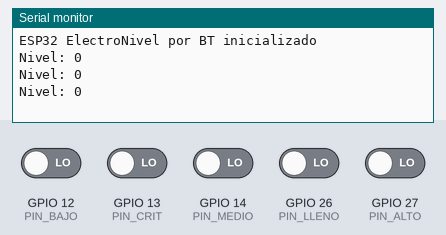
This sketch was run on a simulated ESP32. On the bench: the last lines printed to the serial monitor. The test bench sets the inputs (shaded band); at power-on: GPIO 12 (PIN_BAJO), GPIO 13 (PIN_CRIT), GPIO 14 (PIN_MEDIO), GPIO 26 (PIN_LLENO), GPIO 27 (PIN_ALTO) LOW. Nothing arrives over Bluetooth unless stated.

Above: at 2.8 s.
2.9 s: GPIO 12 (PIN_BAJO) driven HIGH
At 3.3 s:
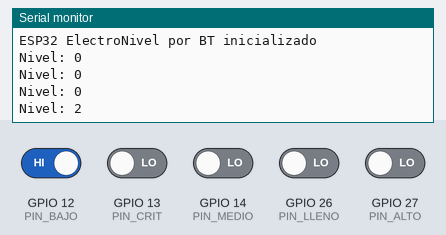
4.4 s: GPIO 14 (PIN_MEDIO) driven HIGH
At 5.7 s:
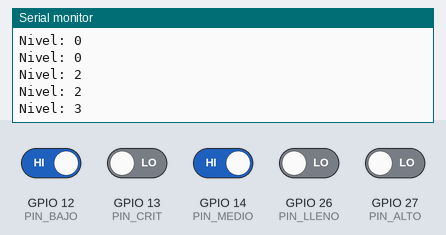
5.9 s: GPIO 26 (PIN_LLENO) driven HIGH
At 6.8 s:
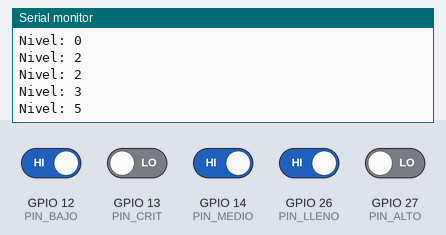
Timing chart, 0 to 8.9 s (numbered marks = the images above; inputs shaded):
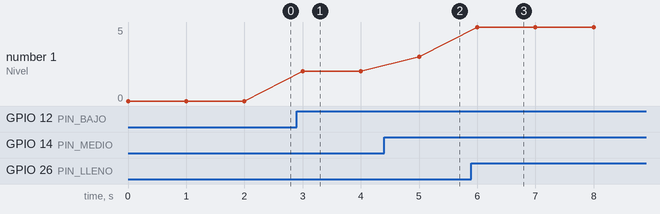

Measured:
- after the input at 2.9 s, the serial monitor: prints a new line after 0.10 s (image 1)
- after the input at 4.4 s, the serial monitor: prints a new line after 0.60 s (image 2)
- after the input at 5.9 s, the serial monitor: prints a new line after 0.10 s (image 3)
- plotted number 1: 0 → 2 after the input at 2.9 s, 2 → 3 after the input at 4.4 s, 3 → 5 after the input at 5.9 s

The sketch:

electronivel_5nivelesCGPT.ino
```cpp
#include <BluetoothSerial.h>

BluetoothSerial SerialBT;

// Pines de electrodos
const int PIN_CRIT  = 13;  // Nivel 1 (crítico)
const int PIN_BAJO  = 12;  // Nivel 2 (bajo)
const int PIN_MEDIO = 14;  // Nivel 3 (medio)
const int PIN_ALTO  = 27;  // Nivel 4 (alto)
const int PIN_LLENO = 26;  // Nivel 5 (lleno)

void setup() {
  // Inicializa puertos serie
  Serial.begin(115200);
  SerialBT.begin("ElectroNivel"); // Nombre que verá tu celular

  // Configura los pines de entrada con pull‑down interno
  pinMode(PIN_CRIT,  INPUT_PULLDOWN);
  pinMode(PIN_BAJO,  INPUT_PULLDOWN);
  pinMode(PIN_MEDIO, INPUT_PULLDOWN);
  pinMode(PIN_ALTO,  INPUT_PULLDOWN);
  pinMode(PIN_LLENO, INPUT_PULLDOWN);

  Serial.println("ESP32 ElectroNivel por BT inicializado");
}

void loop() {
  // Lee el nivel: devuelve 5 si lleno, 4 alto, …, 1 crítico, 0 sin agua
  int nivel = 0;
  if (digitalRead(PIN_LLENO) == HIGH)  nivel = 5;
  else if (digitalRead(PIN_ALTO)  == HIGH)  nivel = 4;
  else if (digitalRead(PIN_MEDIO) == HIGH) nivel = 3;
  else if (digitalRead(PIN_BAJO)  == HIGH)  nivel = 2;
  else if (digitalRead(PIN_CRIT)  == HIGH)  nivel = 1;

  // Envía por Bluetooth y por USB
  SerialBT.println(nivel);
  Serial.println("Nivel: " + String(nivel));

  delay(1000);  // espera 1 segundo antes de la siguiente lectura
}
```
